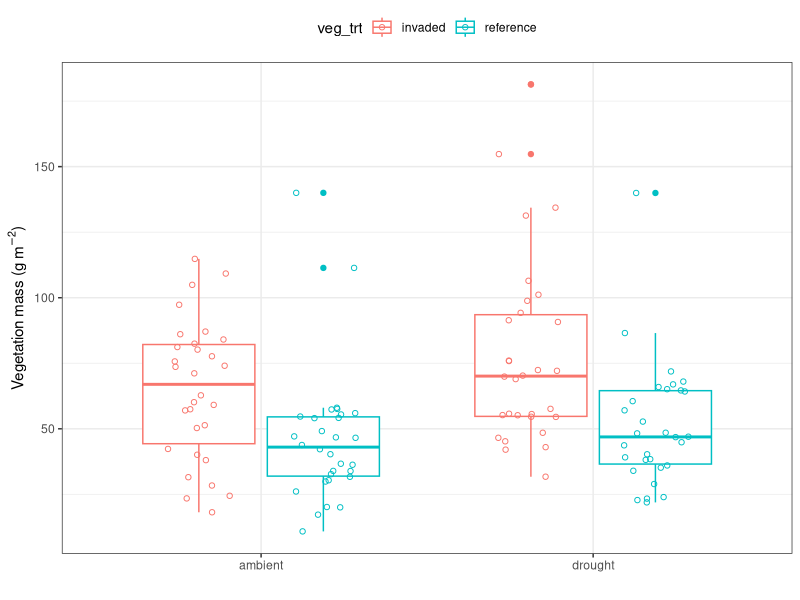
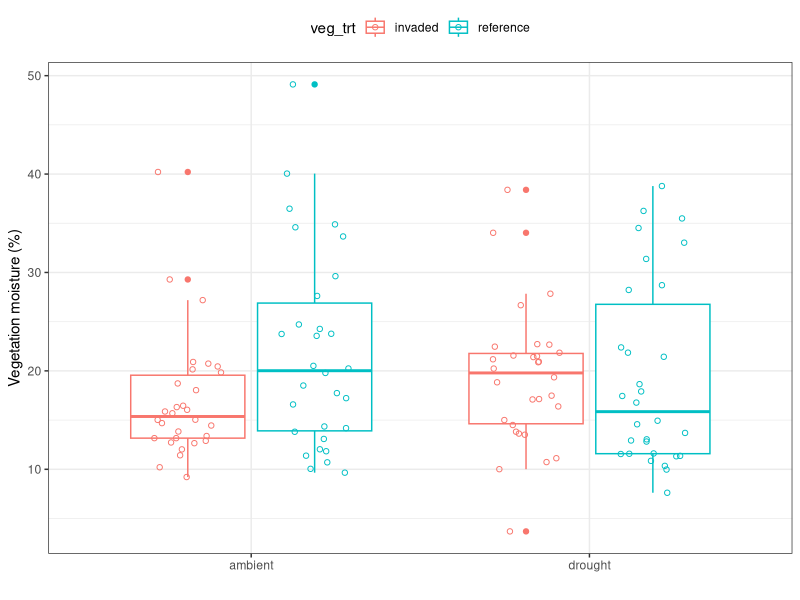
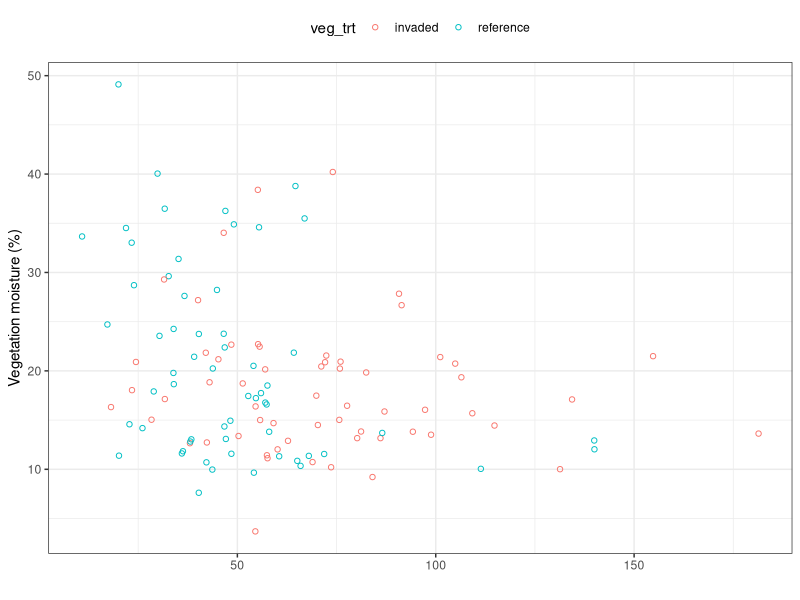

Reproduce these figures in R, in order.
## ---- chunk 1
knitr::opts_chunk$set(echo = TRUE)
## ---- chunk 2
#install.packages("tidyverse")
library("tidyverse")
## ---- chunk 3

bivens_veg_data <- read_csv("coding_curriculum/data/bivens_veg_data_example.csv")
## Pooled vegetation height, weight, and moisture measured at three locations in each plot. The heights are actually averages of three measurements at each location. 
## The percent moisture is calculated as the difference between the fresh and dry weight. 

bivens_species_data <- read_csv("coding_curriculum/data/bivens_species_summer.csv")
## Reshaped (from wide to long) and subset cover data that Dr. Cathy Fahey collected. There are a lot of zeroes because it is cover data, so that is something that could be worth discussing (real data) or excluding for the exercise. 
## I simulated the 'leaves_damaged' variable

pollinators <- read_csv("coding_curriculum/data/bivens_pollinators_sim.csv")
## Simulated pollinator counts for each plot (40 values)

## ---- chunk 4

## Define discrete color and fill variables

### Manual option
# colors() ## all built-in color names
# veg_trt_color1 <- scale_color_manual(values = c("cyan","red"))
# veg_trt_fill1 <- scale_fill_manual(values = c("cyan","red"))

### Viridis option
# library(viridisLite)
# library(viridis)
# veg_trt_color2 <- scale_color_viridis(begin = .15, end = .9, option = "E", discrete = T)
# veg_trt_fill2 <- scale_fill_viridis(begin = .15, end = .9, option = "E", discrete = T)

## ---- chunk 5

ggplot(bivens_veg_data, aes(water_trt, dry_weight_g)) +
  
  geom_boxplot(aes(color = veg_trt), notch = F) +
  geom_point(aes(color = veg_trt), shape = 1, position = position_jitterdodge(jitter.width = .2)) +

  # stat_summary(aes(color = veg_trt),fun.data = "mean_se", geom = "pointrange", position = position_dodge(width = .2)) +
  
  # invasion_fill +
  # invasion_color +
  theme_bw() +
  xlab("") +
  ylab(expression(paste("Vegetation mass (g ", {m}^-2, ")"), sep = "")) +
  theme(legend.position = "top")

## ---- chunk 6
knitr::kable(bivens_veg_data %>% 
    group_by(water_trt, veg_trt) %>% 
    summarise(avg_dry_wt = mean(dry_weight_g),
              nobs = length(dry_weight_g),
              se_drywt = sd(dry_weight_g)/sqrt(nobs)),
    digits = 2, caption = "Fuel load based on sample dry weight")

## ---- chunk 7

ggplot(bivens_veg_data, aes(water_trt, veg_moisture_pct, color = veg_trt)) +
  
  geom_boxplot(notch = F) +
  geom_point(shape = 1, position = position_jitterdodge(jitter.width = .2)) +
  
  # stat_summary(aes(color = veg_trt),fun.data = "mean_se", geom = "pointrange", position = position_dodge(width = .2), size = 1) +
  
  # invasion_fill +
  # invasion_color +
  theme_bw() +
  xlab("") +
  ylab("Vegetation moisture (%)") +
  theme(legend.position = "top")

## Save current figure
# ggsave("figures/veg_moisture.png", height = 4, width = 5, dpi = 300)

## ---- chunk 8

ggplot(bivens_veg_data, aes(dry_weight_g, veg_moisture_pct, color = veg_trt)) +
  
  geom_point(shape = 1) +
  
  # invasion_fill +
  # invasion_color +
  theme_bw() +
  xlab("") +
  ylab("Vegetation moisture (%)") +
  theme(legend.position = "top")

